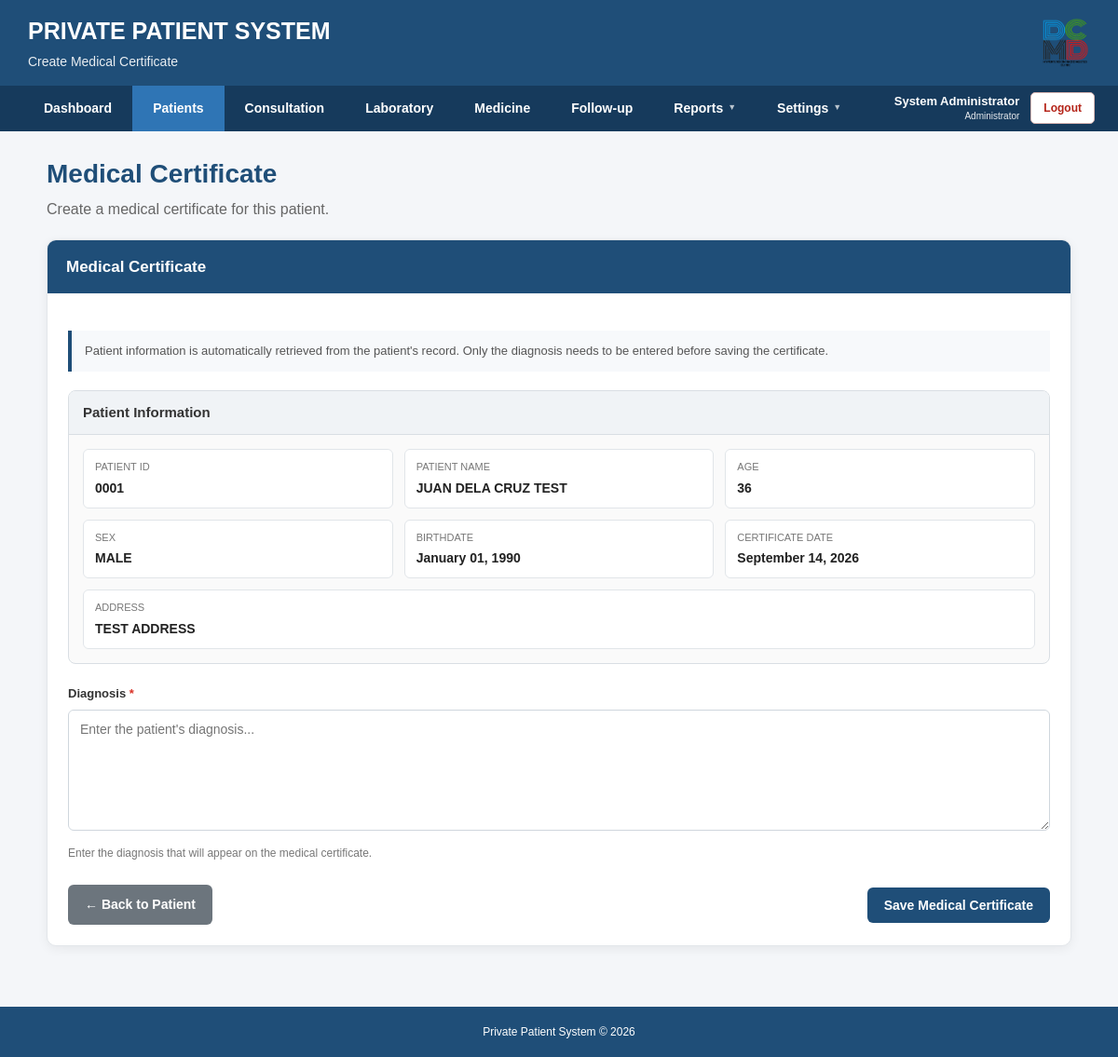
The page /private_patient_system/medical_certificates/add.php?patient_id=12 (signed in) on the database its author committed.
### tables this page shows
CREATE TABLE IF NOT EXISTS `patients` (
  `id` int(11) NOT NULL AUTO_INCREMENT,
  `patient_id` varchar(10) NOT NULL,
  `last_name` varchar(100) NOT NULL,
  `first_name` varchar(100) NOT NULL,
  `middle_name` varchar(100) DEFAULT NULL,
  `birthdate` date NOT NULL,
  `sex` enum('Male','Female') NOT NULL,
  `address` text,
  `contact_no` varchar(20) DEFAULT NULL,
  `emergency_contact` varchar(150) DEFAULT NULL,
  `emergency_contact_no` varchar(20) DEFAULT NULL,
  `date_registered` date NOT NULL,
  `status` enum('Active','Inactive','Deceased') NOT NULL DEFAULT 'Active',
  `created_at` timestamp NOT NULL DEFAULT CURRENT_TIMESTAMP,
  PRIMARY KEY (`id`),
  UNIQUE KEY `patient_id` (`patient_id`)
);

### private_patient_system/medical_certificates/add.php (the view, shortened to what this page needs)
<?php
require_once "../config/database.php";
$patientId = isset($_GET["patient_id"])
    ? (int)$_GET["patient_id"]
    : 0;
$stmt = $conn->prepare("
    SELECT
        id,
        patient_id,
        first_name,
        middle_name,
        last_name,
        birthdate,
        sex,
        address
    FROM patients
    WHERE id = ?
    LIMIT 1
");
$stmt->bind_param("i", $patientId);
$stmt->execute();
$result = $stmt->get_result();
$patient = $result->fetch_assoc();
$fullName = trim(
    $patient["first_name"] . " " .
    $patient["middle_name"] . " " .
    $patient["last_name"]
);
$fullName = preg_replace('/\s+/', ' ', $fullName);
$age = "";
if (!empty($patient["birthdate"])) {
    try {
        $birthDate = new DateTime($patient["birthdate"]);
        $today = new DateTime();
        $age = $today->diff($birthDate)->y;
    } catch (Exception $e) {
        $age = "";
    }
}
$sex = "";
if (!empty($patient["sex"])) {
    $sex = strtoupper($patient["sex"]);
}
$address = "";
if (!empty($patient["address"])) {
    $address = $patient["address"];
}
$certificateDate = date("F d, Y");
include "../includes/header.php";
include "../includes/navigation.php";
?>
<div class="medcert-page">
    <div class="medcert-header">
        <h1>
            Medical Certificate
        </h1>
        <p>
            Create a medical certificate for this patient.
        </p>
    </div>
    <div class="medcert-card">
        <div class="card-title">
            Medical Certificate
        </div>
        <div class="form-body">
            <div class="preview-note">
                Patient information is automatically retrieved
                from the patient's record. Only the diagnosis
                needs to be entered before saving the certificate.
            </div>
            <div class="patient-information">
                <div class="patient-information-title">
                    Patient Information
                </div>
                <div class="patient-information-body">
                    <div class="info-box">
                        <div class="info-label">
                            Patient ID
                        </div>
                        <div class="info-value">
                            <?php
                            echo htmlspecialchars(
                                $patient["patient_id"]
                            );
                            ?>
                        </div>
                    </div>
                    <div class="info-box">
                        <div class="info-label">
                            Patient Name
                        </div>
                        <div class="info-value">
                            <?php
                            echo htmlspecialchars(
                                strtoupper($fullName)
                            );
                            ?>
                        </div>
                    </div>
                    <div class="info-box">
                        <div class="info-label">
                            Age
                        </div>
                        <div class="info-value">
                            <?php
                            if ($age !== "") {
                                echo htmlspecialchars($age);
                            } else {
                                echo "-";
                            }
                            ?>
                        </div>
                    </div>
                    <div class="info-box">
                        <div class="info-label">
                            Sex
                        </div>
                        <div class="info-value">
                            <?php
                            if ($sex !== "") {
                                echo htmlspecialchars($sex);
                            } else {
                                echo "-";
                            }
                            ?>
                        </div>
                    </div>
                    <div class="info-box">
                        <div class="info-label">
                            Birthdate
                        </div>
                        <div class="info-value">
                            <?php
                            if (!empty($patient["birthdate"])) {
                                echo htmlspecialchars(
                                    date(
                                        "F d, Y",
                                        strtotime(
                                            $patient["birthdate"]
                                        )
                                    )
                                );
                            } else {
                                echo "-";
                            }
                            ?>
                        </div>
                    </div>
                    <div class="info-box">
                        <div class="info-label">
                            Certificate Date
                        </div>
                        <div class="info-value">
                            <?php
                            echo htmlspecialchars(
                                $certificateDate
                            );
                            ?>
                        </div>
                    </div>
                    <div class="info-box" style="grid-column: 1 / -1;">
                        <div class="info-label">
                            Address
                        </div>
                        <div class="info-value">
                            <?php
                            if ($address !== "") {
                                echo htmlspecialchars($address);
                            } else {
                                echo "-";
                            }
                            ?>
                        </div>
                    </div>
                </div>
            </div>
            <form
                method="POST"
                action="save.php"
                onsubmit="return validateMedicalCertificate();"
            >
                <div class="form-group">
                    <label for="diagnosis">
                        Diagnosis
                        <span class="required">*</span>
                    </label>
                    <textarea
                        name="diagnosis"
                        id="diagnosis"
                        class="form-control"
                        placeholder="Enter the patient's diagnosis..."
                        required
                    ></textarea>
                    <div class="form-note">
                        Enter the diagnosis that will appear on
                        the medical certificate.
                    </div>
                </div>
                <div class="form-actions">
                    <a
                        href="../patients/view.php?id=<?php echo (int)$patientId; ?>"
                        class="btn btn-back"
                    >
                        ← Back to Patient
                    </a>
                    <button
                        type="submit"
                        class="btn btn-save"
                    >
                        Save Medical Certificate
                    </button>
                </div>
            </form>
        </div>
    </div>
</div>
<?php include "../includes/footer.php"; ?>

### private_patient_system/css/style.css (style rules this page uses)
* { box-sizing: border-box; margin: 0; padding: 0; }
html, body { min-height: 100%; }
body { font-family: Arial, Helvetica, sans-serif; background: #f4f6f9; color: #333; line-height: 1.5; min-height: 100vh; display: flex; flex-direction: column; }
.card-title { color: #1f4e78; font-size: 19px; font-weight: 700; margin-bottom: 18px; }
.btn { display: inline-flex; align-items: center; justify-content: center; min-height: 38px; padding: 9px 16px; border-radius: 5px; border: none; text-decoration: none; cursor: pointer; font-size: 13px; font-weight: 600; transition: 0.2s ease; white-space: nowrap; }
.form-group { margin-bottom: 17px; }
.form-group label { display: block; margin-bottom: 6px; font-size: 13px; font-weight: 600; color: #444; }
input, select, textarea { width: 100%; padding: 10px 12px; border: 1px solid #ced4da; border-radius: 5px; font-family: Arial, Helvetica, sans-serif; font-size: 14px; background: white; }
textarea { min-height: 100px; resize: vertical; }
.info-label { font-size: 12px; color: #777; margin-bottom: 3px; }
.info-value { font-size: 14px; color: #333; font-weight: 600; }

### private_patient_system/medical_certificates/add.php (style rules this page uses)
.medcert-page { width: calc(100% - 40px); max-width: 1100px; margin: 0 auto; padding: 25px 0 45px; }
.medcert-header { margin-bottom: 20px; }
.medcert-header h1 { margin: 0; color: #1f4e78; font-size: 28px; }
.medcert-header p { margin: 5px 0 0; color: #666; }
.medcert-card { background: #ffffff; border-radius: 10px; border: 1px solid #e2e6ea; box-shadow: 0 3px 12px rgba(0,0,0,0.06); margin-bottom: 20px; overflow: hidden; }
.card-title { padding: 16px 20px; background: #1f4e78; color: #ffffff; font-size: 17px; font-weight: bold; }
.form-body { padding: 22px; }
.patient-information { border: 1px solid #d9dee3; border-radius: 8px; background: #fafafa; margin-bottom: 22px; overflow: hidden; }
.patient-information-title { background: #f0f3f6; border-bottom: 1px solid #d9dee3; padding: 12px 15px; font-size: 15px; font-weight: bold; color: #333; }
.patient-information-body { padding: 15px; display: grid; grid-template-columns: repeat(3, 1fr); gap: 12px; }
.info-box { background: #ffffff; border: 1px solid #e1e5e9; border-radius: 6px; padding: 10px 12px; }
.info-label { font-size: 11px; color: #777; margin-bottom: 4px; text-transform: uppercase; }
.info-value { font-size: 14px; font-weight: 600; color: #222; word-break: break-word; }
.form-group { margin-bottom: 20px; }
.form-group label { display: block; margin-bottom: 8px; font-weight: 600; color: #333; }
.required { color: #d93025; }
.form-control { width: 100%; box-sizing: border-box; border: 1px solid #cfd6dd; border-radius: 6px; padding: 12px; font-size: 14px; color: #222; background: #ffffff; outline: none; }
textarea.form-control { min-height: 130px; resize: vertical; }
.form-note { margin-top: 8px; color: #777; font-size: 12px; }
.form-actions { display: flex; justify-content: space-between; align-items: center; gap: 10px; margin-top: 25px; }
.btn { display: inline-block; border: none; border-radius: 6px; padding: 11px 18px; font-size: 14px; font-weight: 600; text-decoration: none; cursor: pointer; }
.btn-back { background: #6c757d; color: #ffffff; }
.btn-save { background: #1f4e78; color: #ffffff; }
.preview-note { background: #f7f9fb; border-left: 4px solid #1f4e78; padding: 12px 14px; margin-bottom: 20px; color: #555; font-size: 13px; line-height: 1.5; }

### rows shown on the page
patients: patient "0001", fullName "JUAN DELA CRUZ TEST", birthdate "36", sex "MALE", birthdate "January 01, 1990", address "TEST ADDRESS"

### other values the page prints
$pageSubtitle "Create Medical Certificate"
$loggedInName "System Administrator"
$loggedInRole "Administrator"
